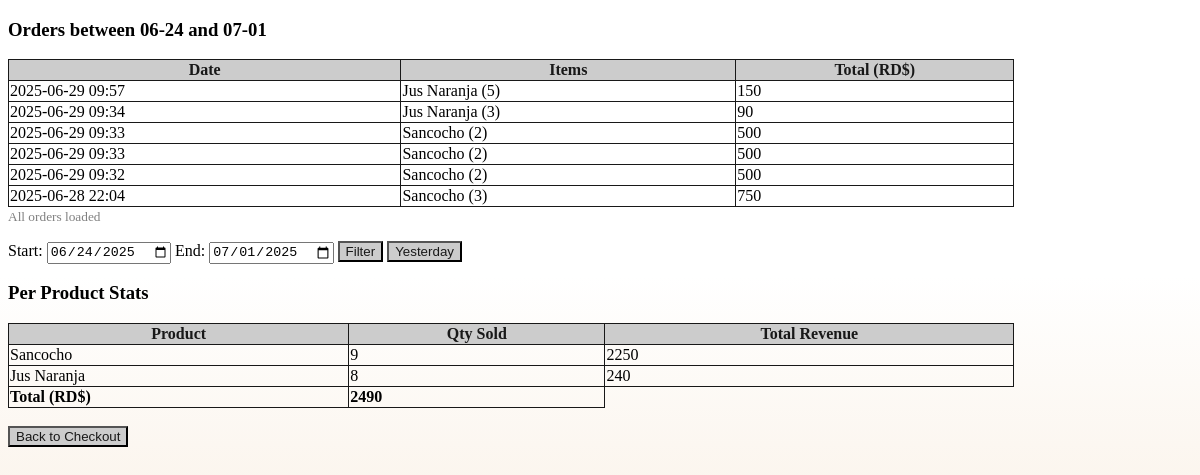
Before: /chart with the older database file.
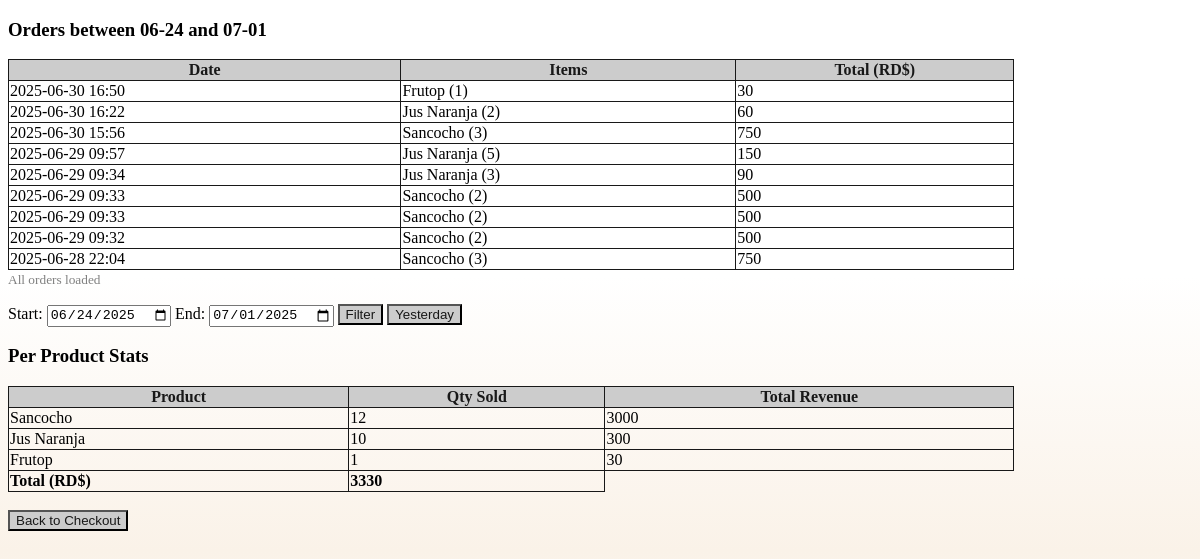
After: the same page with the newer database file.
### tables this page shows
CREATE TABLE orders (id integer primary key autoincrement, 
                        date date, 
                        name varchar(30), 
                        products varchar(250), 
                        total int);

CREATE TABLE products (products_ID INTEGER PRIMARY KEY AUTOINCREMENT, name varchar(50), price int, image text);

### app.py (the view)
@app.route("/chart")
def chart():
    conn = sqlite3.connect(DB_PATH)
    c = conn.cursor()
    start = request.args.get("start")
    end =  request.args.get("end") or date.today()
    offset = request.args.get("offset",0)
    if not start:
        start = end - timedelta(days=7)
    start_full = f"{str(start)} 00:00:00"
    end_full = f"{str(end)} 23:59:59"
    length = c.execute("select count(*) from orders where date between ? and ?",(start_full, end_full)).fetchone()[0]
    c.execute("Select date, products, total from orders where date between ? and ? order by date desc Limit 50 offset ?", (start_full,end_full,offset))
    data = c.fetchall()
    c.execute("Select name, price from products")
    prod = c.fetchall()
    summ = {name: {'qty': 0, 'total': 0} for name, _ in prod}
    full_total = 0
    for _, items, total in data:
        for item in items.split(","):
            name, qty = item.strip().rsplit(' ',1)
            qty = int(qty[1])
            summ[name]['qty'] +=qty
            summ[name]['total']+= total
            full_total += total
    return render_template("chart.html",
                           orders = data,
                           full_total = full_total,
                           start = str(start),
                           end = str(end),
                           summary = summ,
                           length=length,
                           offset=offset)

### templates/chart.html (shortened to what this page needs)
<!DOCTYPE html>
<html>
<head>
  <link rel = stylesheet href = "static/styles.css">
</head>
<body>
    <h3>Orders between <b> {{start[5:]}} </b> and <b> {{end[5:]}} </b></h3>
  <table>
    <thead><tr>
            <th>Date</th>
            <th>Items</th>
            <th>Total (RD$)</th>
    </tr></thead>
    <tbody>
        {% for date, items, total in orders %}
        <tr>
            <td> {{date}}</td>
            <td> {{items}}</td>
            <td> {{total}}</td>
        </tr>
        {% endfor %}
    </tbody>
  </table>
  {% if length|int > offset|int + 50|int %}
      <form method = "GET" action = "/chart">
          <input type = "hidden" id = "start" name = "start" value = "{{start}}">
          <input type = "hidden" id = "end" name = "end" value = "{{end}}">
          <input type = "hidden" name = "offset" id = "offset" value = "{{offset + 50}}">
          <button type = "submit"">Load More</button>
      </form>
  {%else%}
      <small style = "color:gray;">All orders loaded</small>
  {%endif%}
  <br>
  <form method = "GET" action = "/chart" id = "date-form" style = "margin-top: 1rem">
    <label for = "start">Start:</label>
    <input type = "date" id = "start" name = "start" value = "{{start}}">
    <label for = "end">End:</label>
    <input type = "date" id = "end" name = "end" value = "{{end}}">
    <button type = "submit">Filter</button>
    <button type = "button" onclick = "setYesterday()">Yesterday</button>
  </form>
  <h3>Per Product Stats</h3>
  <table>
    <tr>
      <th>Product</th>
      <th>Qty Sold</th>
      <th>Total Revenue</th>
    </tr>
    {% for name, data in summary.items() %}
        {%if data.qty > 0%}
            <tr>
            <td> {{name}} </td>
            <td> {{data.qty}} </td>
            <td> {{data.total}} </td>
            </tr>
        {%endif%}
    {%endfor%}
    <tr style = "font-weight:bold; border-top:1px solid black;">
      <td>Total (RD$)</td>
      <td>{{full_total}}</td>
    </tr>
  </table>
  <br>
  <form action = "/">
    <button type = "submit"> Back to Checkout</button>
  </form>
</body>
</html>

### static/styles.css (style rules this page uses)
body { background:linear-gradient(to bottom, rgb(223, 226, 252), #e9e8e8, white, white); background-attachment: fixed; min-height: 100vh; }

### templates/chart.html (style rules this page uses)
* { color:black; }
body { background: linear-gradient(to bottom, white, white, rgb(250, 242, 232), white) }
table { border-collapse: collapse; width: 85%; }
th, td { border: 1px solid #181818; }
th, button { background: #ccc ; color:#181818 }

Changed rows visible on the page:
added orders: date "2025-06-30 16:50", products "Frutop (1)", total "30"
added orders: date "2025-06-30 16:22", products "Jus Naranja (2)", total "60"
added orders: date "2025-06-30 15:56", products "Sancocho (3)", total "750"
computed for products "Sancocho": qty "9" → "12"; total "2250" → "3000"
computed for products "Jus Naranja": qty "8" → "10"; total "240" → "300"
now on this page (row unchanged): products: name "Frutop", qty "1", total "30"
Other visible differences:
{{ full_total }}: "2490" → "3330"
